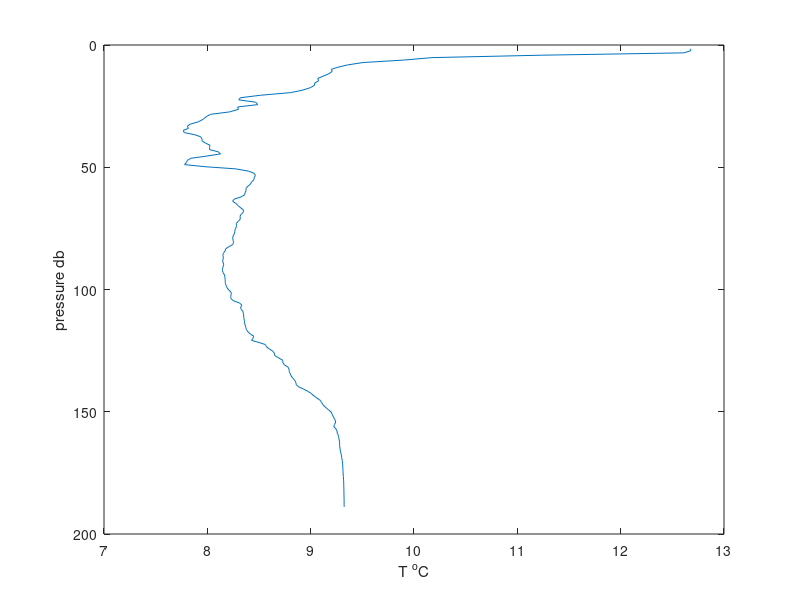

Write MATLAB code to recreate this figure. (Note: this script raises an error after producing the figure.)
%% Lab 2: Intro: MATLAB times and graphs

%% Objective:
% The objective of this lab is to get you started using the MATLAB computer
% program and to help you understand how MATLAB processes time data. We'll
% take a look at functions that output more than one value, and try making
% both vertical plots and timeseries plots. 
%
%% Source:
% You should be able to open and edit the file that made this html
% document. From within MATLAB, open Lab2.m (Do not just double-click the
% file from an Explorer window). 
%% Commands we will use: 
% load, end, max, mean, now, datestr, datenum, plot, ylabel,
% datetick, xlabel, subplot, save, print

%% 1: Using MATLAB to investigate data
% In this section we practice the skills you learned in the tutorial
% in Lab 1 and learn how to:   
%
% a) Load and save data
%
% b) manipulate the data
%
% c) plot data
%
% d) save our steps in as a script or m-file so they can be reproduced.
%
% We'll start by using a temperature vs depth data set from a station in
% Saanich Inlet, S4, during a cruise in May 2008.

% To load the data into MATLAB, enter at the command prompt:
clear
load S4May2008.mat
%%
% Note that you will have to be in the directory |MATLAB/Lab2| in order
% for this to be loaded. Otherwise MATLAB won't know where to find it.
% You change the directory using |cd| command, or you can use the GUI
% in the upper right corner.
%
% Lets see what is in here by typing
whos
%%
% or, you can look in the _Workspace_ window.  
%
% now, lets inspect what is in these variables.  In the _Workspace_
% window you can double-click on the variable and the _Array Editor_
% will open, showing what is in the array.  Or, you could type
actualP(1:5)
actualT(1:5)


%% 
% MATLAB has built in functions that allow us to find out about the data. 
%
% What is the minimum Temperature value recorded during the May 2008 data
% set? At what depth did it occur? Use |help min| to see how to use the
% min function. 

min(actualT) % this returns the minimum value of the array T and stores it as _ans_
%%
%
Tmin = min(actualT) % this stores the min value of T as a new variable, named Tmin

%%
% Note in the help listing that we can use the format: [Tmin, i]=min(T)
% 
% This statement will return two pieces of information: the maximum
% temperature _and_ the place in the array that it happened, that is, the
% index value. Try it -
[Tmin, i] = min(actualT)


%%
% What is the value of i? 
% What depth (pressure) is at index i? 
i
actualP(i) 
%%
% Let's make a graph of temperature vs pressure (depth) like you did at the
% end of last lab: 
% note - we want to put pressure on the y-axis so we can have depth increasing downwards
plot(actualT, actualP)  
axis ij  %I'm going to throw this in here now... what does it do?? 

xlabel('T ^oC')
ylabel('pressure db')


%% 2. Timeseries Data
% Now let's switch from a vertical plot of T vs depth, to a timeseries plot!
% We will use a one-day dataset of temperature at ~96 m depth vs time
% from Saanich Inlet from March 13, 2012.  
%
% To load the data into MATLAB, enter at the command prompt:
clear;
load Mar13_T.mat

%%
% Note that you will have to be in the directory |MATLAB/Lab2| in order
% for this to be loaded. Otherwise MATLAB won't know where to find it.
% You change the directory using |cd| command, or you can use the GUI
% in the upper right corner.
%
% Lets see what is in here by typing
whos
%%
% or, you can look in the _Workspace_ window.  
%
% now, lets inspect what is in these variables.  In the _Workspace_
% window you can double-click on the variable and the _Array Editor_
% will open, showing what is in the array.  Or, you could type
T(1:5)
time(1:5)
%%
% What do these two commands show? They show the first 5 elements of the
% array named |T| and the array named |time|. How many elements are in these
% two arrays? How would you find the last five elements of the arrays?
% (hint - try the function |end| )


%% 
% MATLAB has built in functions that allow us to find out about the data. 
%
% What is the minimum Temperature value recorded during the Mar 2012 data
% set? At what time of day did it occur? Use |help min| to see how to use the
% max function. 

min(T) % this returns the minimum value of the array T and stores it as _ans_
%%
%
Tmin = min(T) % this stores the min value of T as a new variable, named Tmin

%%
% Note in the help listing that we can use the format: [Tmin, i]=min(T)
% 
% This statement will return two pieces of information: the minimum
% temperature _and_ the place in the array that it happened, that is, the
% index value. Try it -
[Tmin, i] = min(T)

%%
% What is the value of i? 
% What time is at index i? 
i
time(i) 

%%
% Believe it or not, this number is a time. It's just in MATLAB format. 

%% 3. Tutorial: Dealing with MATLAB times
% We will be dealing with timeseries a lot during this course, so
% understanding how to work with times is important.  The entries in
% |time| are somewhat hard to understand:
time(1:3)
%%
% MATLAB stores times as days since Dec 31 -0001 AD.  So.... 1 is
% equal to Jan 1, 0000. What that means is that today is 
now
%%
% which is an unwieldly way of looking at things.  MATLAB supplies a
% suite of functions for looking at times:
datestr(now)
%%
% is one of the most convenient.  There are options to |datestr()|
% that you can peruse using |help datestr|. Note: a _string_ is a set of
% characters, i.e., a word!
datestr(now,1)
datestr(now,27)
datestr(now,'HH:MM dd mmm yyyy')
datestr(now,'ddd')
%%
% One way to deal with the funny MATLAB format is to subtract off
% a known date.  Here we subtract off Jan 1, 2012 (we'll use 2012, since we 
% know that this dataset comes from 2012):
time(1:3)-datenum(2012,1,1)  % Note: the function |datenum| allows us to MAKE a date-number from a string of words.
%%
% Note: instead of blindly doing what the text tells you to do... think
% about what you are asking the computer to do. In this case, what is it we
% are doing? Write it out in WORDS to help you understand.
%%
% And we see that the data we have collected is 72 days into 2012.
% The decimals represent portions of day.  
%
% The function |datenum()| returns a matlab-formated date using either
% strings or numbers of the month.  If today is Sept 21, 2016 at 9:10:23 am
datenum(2018,9,26)
datenum('26-Sept-2018')
datenum(2018,9,26,9,10,23)
datenum('26-Sept-2018 09:10:23')

%%
% If we want to figure out how much time there is between samples, we
% can use the |diff| and |median| functions:
dtMed = median(diff(time))

%%
% Remember - you can look at |help diff| and |help median| to see how
% these functions work. We've created a new variable called dtMed (that is,
% 'delta time, median'... or change in time, median), but we could call it
% anything we like. 
%%
% This is some fraction of a day.  To put into seconds we multiply by
% the number of hours in a day, and the number of seconds in an hour
dtMed*24*3600
%%
% and see that the data have a little over 1-minute between samples.  
%%
% Now that you've seen some ways to look at time... let's revisit the
% question above. At what time (in this dataset) was the minimum
% temperature recorded? (hint... try using |datestr|)



%% 3. Plotting some timeseries data
%
% My favourite way of exploring data is to graph it.  I highly recommend
% working through MATLAB documentaion at
% http://www.mathworks.com/help/matlab/graphics.html. Use the |plot|
% command to plot the data in the vector |T| versus |time|. You can always
% use the |help| function to see how to use a particular command.
%
figure(1);clf
plot(time, T)

%%
% Add an axis label to the y-axis using the |ylabel()| command:
ylabel('T [^oC]')  %note the formatting commands in this label!

%% 
% How do we get a meaningful time on the x-axis? We can use various
% tick-annotation functions. |datetick()| comes with MatLab
datetick
%%
% note how it changes the limits of the plot.  If you don't like that:
figure(2);clf
plot(time,T);
datetick('keeplimits');
ylabel('T [^oC]')
%%
% You can also specify the xticks (this command is a quite tricky... 
% spend some time looking at it to figure out how it works!)
figure(2);clf
plot(time,T);
set(gca,'xtick',[floor(time(1)):4/24:ceil(time(end))]) 
datetick('keepticks','keeplimits');
ylabel('T [^oC]')
xlabel('Time');
%%
% We can use MATLAB to figure out what the date is for our data set... see
% if you can figure out what the statements below do - 
str=['Time [' datestr(time(1),1) ']']
xlabel(str)
%
%%
% Remember to use the |help plot| command and the |plot| documentation to
% learn about different things you can do with plot. We've just made the
% default plot, which uses a blue line for the data. But you could use
% symbols, or dashed lines, or maybe change the colour of the line... 
%
%%
% Scroll to the bottom of any help file and you will see some examples. I
% just about always start there when I'm trying to figure out how to use a
% function. 
   
%% 4. Saving your work
%
% There are a number of ways to save your work in MATLAB. So far, you have
% been saving your script (i.e. the series of commands you have typed into
% the editor window). You've probably been clicking on the floppy disk icon
% in the top left corner of the editor window. You could also type a Ctrl-S
% at any time to do the same thing. 
%%
% But what if you do a lot of processing work on a data set, getting it
% into the format you want for later use? Or maybe you want to share the
% results of your analysis? You don't need to give your partner your code
% and all the messy work you did to get to the final result. You just want
% to save the final result to hand on. In fact, you can make a .mat file,
% like Mar13_T.mat, that you could share.
%
% You will do this using the |save| command. If you just use the command
% |save|, MATLAB will create a new .mat file called matlab.mat that
% contains everything in the Workspace, that is, every variable / matrix /
% vector etc that is currently in memory. Try experimenting with this
% function, and use the |help save| command and documentation to figure out
% how to make |save| do exactly what you want. 
%
%%
% And what about figures? You can use the floppy disk icon or you can
% explicitly hard-code the saving of figures into your program using the
% |print| command.
%%
% There are a couple ways to save the figures you generate, so that you
% don't have to keep running the code to make the figures. One is by using
% the |print()| command. This will save the figure as an image file in the
% current directory. 
%
% Type |help print| for other printing options.
print -djpeg95 -r200 Lab2Fig2.jpg

%%
% Another option is to use the 'save' icon in the top left of the figure
% window. Use the drop-down menu to choose the image format (I like to use
% .jpg). Now you have an image file that can be inserted into documents
% such as Word files or Powerpoint presentations.
%
%% 
% Take a few minutes to examine the menu options in the figure
% window. Sometimes it is easier to make alterations to your plot in
% this environment than to try to code everything explicitly. However,
% if you make many plots, you will have to do this by hand each time. 




%% 5. Formatting display and graphics

% format
%         format short 3.1416
%         format short e 3.1416e+00
%         format long 3.14159265358979
%         format long e 3.141592653589793e+00
%         format compact suppresses extra line feeds 
% xlabel('string'), ylabel('string') label the horizontal and vertical axes, respectively, in the current plot;
% title('string') add a title to the current plot;
% axis([XMIN XMAX YMIN YMAX]) change axis limits on the current graph ;
% grid adds a rectangular grid to the current plot;
% hold on freezes the current plot so that subsequent graphs will be displayed with the current;
% hold off releases the current plot; the next plot will erase the current before displaying;
% subplot puts multiple plots in one graphics window. 
%  
%
%% ASSIGNMENT
%% Part I:  Writing your own script (m-file)
%
% For this section, you will write your own script to remove the mean from
% the March 13, 2012 Temperature data and re-plot it. 
%
% * Make a new _m-file_ called |Lab2CodeYourlastname.m|.  This script
% will contain all the code needed to: Load the March 13, 2012 datafile. Calculate the
% mean of T (using the |mean| function) and subtract it from |T|, making a
% new variable. Now that you've done some work on your dataset, save your
% new variable (T with the mean removed) and |time| (and ONLY those
% two variables) into a new mat file called |george.mat|. Now plot the new
% variable versus time, using a red dashed line. Label your axes. Include a
% descriptive (but concise!) title for your figure. And then add a line to
% your code that will save your figure with the name LastnameFig2.jpg
%
% As a comment below your code, include your answer to Q1 below. 
% 
% *Q1*. The value obtained by subtracting the mean of a data set from the
% data is called the _temperature anomaly_. Why do you think oceanographers
% calculate temperature anomalies? Describe a situation where this might
% be useful. 
% 


%% NOTE:
% You will be marked on 1) your answers to the questions; 2) your ability
% to follow directions; and 3) the elegance of your code. Keep things neat
% and organized. Use % to make comment lines to explain what you are doing.
% Use the semicolon ; after commands to supress unnecessary output. Make
% sure you follow the file name conventions I've asked for. 
%
% You need to hand in 1 file: 
%
% * |Lab2CodeYourlastname.m| with your code and answer to Q1
%
% Upload your assignment to the Brightspace Dropbox.



%%
% .
% .
% .
%%
% Last compiled on: 
datestr(now)
